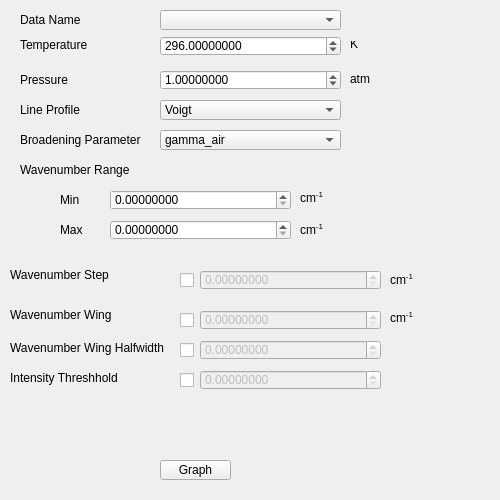
<?xml version="1.0" encoding="UTF-8"?>
<ui version="4.0">
 <class>Form</class>
 <widget class="QWidget" name="Form">
  <property name="geometry">
   <rect>
    <x>0</x>
    <y>0</y>
       <width>500</width>
       <height>500</height>
   </rect>
  </property>
  <property name="windowTitle">
   <string>Absorption Coefficient</string>
  </property>
  <widget class="QPushButton" name="graph_button">
   <property name="geometry">
    <rect>
        <x>160</x>
        <y>460</y>
        <width>71</width>
        <height>20</height>
    </rect>
   </property>
   <property name="text">
    <string>Graph</string>
   </property>
  </widget>
  <widget class="QComboBox" name="data_name">
   <property name="geometry">
    <rect>
        <x>160</x>
        <y>10</y>
     <width>181</width>
        <height>20</height>
    </rect>
   </property>
  </widget>
  <widget class="QLabel" name="label">
   <property name="geometry">
    <rect>
     <x>20</x>
        <y>10</y>
        <width>121</width>
        <height>20</height>
    </rect>
   </property>
   <property name="text">
    <string>Data Name</string>
   </property>
  </widget>
  <widget class="QLabel" name="label_2">
   <property name="geometry">
    <rect>
     <x>20</x>
        <y>35</y>
        <width>121</width>
        <height>20</height>
    </rect>
   </property>
   <property name="text">
    <string>Temperature</string>
   </property>
  </widget>
  <widget class="QDoubleSpinBox" name="temperature">
   <property name="geometry">
    <rect>
        <x>160</x>
        <y>36</y>
     <width>181</width>
        <height>20</height>
    </rect>
   </property>
   <property name="decimals">
    <number>8</number>
   </property>
   <property name="maximum">
    <double>10000000.000000000000000</double>
   </property>
   <property name="value">
    <double>296.000000000000000</double>
   </property>
  </widget>
  <widget class="QLabel" name="label_3">
   <property name="geometry">
    <rect>
     <x>20</x>
        <y>100</y>
        <width>121</width>
        <height>20</height>
    </rect>
   </property>
   <property name="text">
    <string>Line Profile</string>
   </property>
  </widget>
  <widget class="QComboBox" name="graph_type">
   <property name="geometry">
    <rect>
        <x>160</x>
        <y>100</y>
     <width>181</width>
        <height>20</height>
    </rect>
   </property>
   <item>
    <property name="text">
     <string>Voigt</string>
    </property>
   </item>
   <item>
    <property name="text">
     <string>Lorentz</string>
    </property>
   </item>
   <item>
    <property name="text">
     <string>Gauss</string>
    </property>
   </item>
   <item>
    <property name="text">
     <string>SD Voigt</string>
    </property>
   </item>
   <item>
    <property name="text">
     <string>Galatry</string>
    </property>
   </item>
   <item>
    <property name="text">
     <string>HT</string>
    </property>
   </item>
  </widget>
  <widget class="QLabel" name="label_4">
   <property name="geometry">
    <rect>
     <x>20</x>
        <y>160</y>
        <width>121</width>
        <height>20</height>
    </rect>
   </property>
   <property name="text">
    <string>Wavenumber Range</string>
   </property>
  </widget>
  <widget class="QDoubleSpinBox" name="wn_min">
   <property name="geometry">
    <rect>
        <x>110</x>
        <y>190</y>
     <width>181</width>
        <height>20</height>
    </rect>
   </property>
   <property name="decimals">
    <number>8</number>
   </property>
   <property name="maximum">
    <double>1000000000.000000000000000</double>
   </property>
  </widget>
  <widget class="QDoubleSpinBox" name="wn_max">
   <property name="geometry">
    <rect>
        <x>110</x>
        <y>220</y>
     <width>181</width>
        <height>20</height>
    </rect>
   </property>
   <property name="decimals">
    <number>8</number>
   </property>
   <property name="maximum">
    <double>1000000000.000000000000000</double>
   </property>
  </widget>
  <widget class="QLabel" name="label_5">
   <property name="geometry">
    <rect>
        <x>60</x>
        <y>190</y>
     <width>61</width>
        <height>20</height>
    </rect>
   </property>
   <property name="text">
    <string>Min</string>
   </property>
  </widget>
  <widget class="QLabel" name="label_6">
   <property name="geometry">
    <rect>
        <x>60</x>
        <y>220</y>
     <width>61</width>
        <height>20</height>
    </rect>
   </property>
   <property name="text">
    <string>Max</string>
   </property>
  </widget>
  <widget class="QLabel" name="label_7">
   <property name="geometry">
    <rect>
        <x>10</x>
        <y>260</y>
        <width>161</width>
     <height>30</height>
    </rect>
   </property>
   <property name="text">
    <string>Wavenumber Step</string>
   </property>
  </widget>
  <widget class="QDoubleSpinBox" name="wn_step">
   <property name="enabled">
    <bool>false</bool>
   </property>
   <property name="geometry">
    <rect>
        <x>200</x>
        <y>270</y>
     <width>181</width>
        <height>20</height>
    </rect>
   </property>
   <property name="decimals">
    <number>8</number>
   </property>
   <property name="maximum">
    <double>1000000000.000000000000000</double>
   </property>
  </widget>
  <widget class="QLabel" name="label_8">
   <property name="geometry">
    <rect>
        <x>300</x>
        <y>190</y>
        <width>31</width>
        <height>16</height>
    </rect>
   </property>
   <property name="text">
    <string>&lt;html&gt;&lt;head/&gt;&lt;body&gt;&lt;p&gt;cm&lt;sup&gt;-1&lt;/sup&gt;&lt;/p&gt;&lt;/body&gt;&lt;/html&gt;</string>
   </property>
  </widget>
  <widget class="QLabel" name="label_9">
   <property name="geometry">
    <rect>
        <x>300</x>
        <y>220</y>
        <width>31</width>
        <height>20</height>
    </rect>
   </property>
   <property name="text">
    <string>&lt;html&gt;&lt;head/&gt;&lt;body&gt;&lt;p&gt;cm&lt;sup&gt;-1&lt;/sup&gt;&lt;/p&gt;&lt;/body&gt;&lt;/html&gt;</string>
   </property>
  </widget>
  <widget class="QLabel" name="label_10">
   <property name="geometry">
    <rect>
        <x>390</x>
        <y>270</y>
        <width>31</width>
        <height>20</height>
    </rect>
   </property>
   <property name="text">
    <string>&lt;html&gt;&lt;head/&gt;&lt;body&gt;&lt;p&gt;cm&lt;sup&gt;-1&lt;/sup&gt;&lt;/p&gt;&lt;/body&gt;&lt;/html&gt;</string>
   </property>
  </widget>
  <widget class="QLabel" name="label_11">
   <property name="geometry">
    <rect>
     <x>20</x>
        <y>70</y>
        <width>121</width>
        <height>20</height>
    </rect>
   </property>
   <property name="text">
    <string>Pressure</string>
   </property>
  </widget>
  <widget class="QDoubleSpinBox" name="pressure">
   <property name="geometry">
    <rect>
        <x>160</x>
        <y>70</y>
     <width>181</width>
        <height>20</height>
    </rect>
   </property>
   <property name="decimals">
    <number>8</number>
   </property>
   <property name="maximum">
    <double>1000000000.000000000000000</double>
   </property>
   <property name="value">
    <double>1.000000000000000</double>
   </property>
  </widget>
  <widget class="QLabel" name="label_12">
   <property name="geometry">
    <rect>
        <x>10</x>
        <y>300</y>
        <width>161</width>
     <height>30</height>
    </rect>
   </property>
   <property name="text">
    <string>Wavenumber Wing</string>
   </property>
  </widget>
  <widget class="QDoubleSpinBox" name="wn_wing">
   <property name="enabled">
    <bool>false</bool>
   </property>
   <property name="geometry">
    <rect>
        <x>200</x>
        <y>310</y>
     <width>181</width>
        <height>20</height>
    </rect>
   </property>
   <property name="decimals">
    <number>8</number>
   </property>
   <property name="maximum">
    <double>1000000000.000000000000000</double>
   </property>
  </widget>
  <widget class="QLabel" name="label_13">
   <property name="geometry">
    <rect>
        <x>390</x>
        <y>310</y>
        <width>31</width>
        <height>16</height>
    </rect>
   </property>
   <property name="text">
    <string>&lt;html&gt;&lt;head/&gt;&lt;body&gt;&lt;p&gt;cm&lt;sup&gt;-1&lt;/sup&gt;&lt;/p&gt;&lt;/body&gt;&lt;/html&gt;</string>
   </property>
  </widget>
  <widget class="QLabel" name="label_14">
   <property name="geometry">
    <rect>
        <x>350</x>
        <y>41</y>
     <width>21</width>
        <height>20</height>
    </rect>
   </property>
   <property name="text">
    <string>K
</string>
   </property>
  </widget>
  <widget class="QLabel" name="label_15">
   <property name="geometry">
    <rect>
        <x>350</x>
        <y>75</y>
        <width>21</width>
        <height>21</height>
    </rect>
   </property>
   <property name="text">
    <string>atm
</string>
   </property>
  </widget>
  <widget class="QLabel" name="label_16">
   <property name="geometry">
    <rect>
        <x>10</x>
        <y>340</y>
        <width>161</width>
        <height>16</height>
    </rect>
   </property>
   <property name="text">
    <string>Wavenumber Wing Halfwidth</string>
   </property>
  </widget>
  <widget class="QDoubleSpinBox" name="wn_wing_hw">
   <property name="enabled">
    <bool>false</bool>
   </property>
   <property name="geometry">
    <rect>
        <x>200</x>
        <y>340</y>
     <width>181</width>
        <height>20</height>
    </rect>
   </property>
   <property name="decimals">
    <number>8</number>
   </property>
   <property name="maximum">
    <double>1000000000.000000000000000</double>
   </property>
  </widget>
  <widget class="QLabel" name="label_17">
   <property name="geometry">
    <rect>
        <x>10</x>
        <y>370</y>
        <width>161</width>
        <height>16</height>
    </rect>
   </property>
   <property name="text">
    <string>Intensity Threshhold</string>
   </property>
  </widget>
     <widget class="QDoubleSpinBox" name="intensity_threshold">
   <property name="enabled">
    <bool>false</bool>
   </property>
   <property name="geometry">
    <rect>
        <x>200</x>
        <y>370</y>
     <width>181</width>
        <height>20</height>
    </rect>
   </property>
   <property name="decimals">
    <number>8</number>
   </property>
   <property name="maximum">
    <double>1000000000.000000000000000</double>
   </property>
  </widget>
  <widget class="QLabel" name="label_18">
   <property name="geometry">
    <rect>
        <x>20</x>
        <y>130</y>
        <width>141</width>
        <height>20</height>
    </rect>
   </property>
   <property name="text">
    <string>Broadening Parameter</string>
   </property>
  </widget>
  <widget class="QComboBox" name="broadening_parameter">
   <property name="geometry">
    <rect>
        <x>160</x>
        <y>130</y>
     <width>181</width>
        <height>20</height>
    </rect>
   </property>
   <item>
    <property name="text">
     <string>gamma_air</string>
    </property>
   </item>
   <item>
    <property name="text">
     <string>gamma_self</string>
    </property>
   </item>
  </widget>
  <widget class="QCheckBox" name="wn_step_enabled">
   <property name="geometry">
    <rect>
        <x>180</x>
        <y>270</y>
        <width>20</width>
        <height>20</height>
    </rect>
   </property>
      <property name="sizePolicy">
          <sizepolicy hsizetype="Fixed" vsizetype="Fixed">
              <horstretch>0</horstretch>
              <verstretch>0</verstretch>
          </sizepolicy>
      </property>
   <property name="text">
    <string/>
   </property>
      <property name="tristate">
          <bool>false</bool>
      </property>
  </widget>
  <widget class="QCheckBox" name="wn_wing_enabled">
   <property name="geometry">
    <rect>
        <x>180</x>
        <y>310</y>
        <width>20</width>
        <height>20</height>
    </rect>
   </property>
   <property name="text">
    <string/>
   </property>
  </widget>
  <widget class="QCheckBox" name="wn_wing_hw_enabled">
   <property name="geometry">
    <rect>
        <x>180</x>
        <y>340</y>
        <width>20</width>
        <height>20</height>
    </rect>
   </property>
   <property name="text">
    <string/>
   </property>
  </widget>
     <widget class="QCheckBox" name="intensity_threshold_enabled">
   <property name="geometry">
    <rect>
        <x>180</x>
        <y>370</y>
        <width>20</width>
        <height>20</height>
    </rect>
   </property>
   <property name="text">
    <string/>
   </property>
  </widget>
 </widget>
 <resources/>
 <connections/>
</ui>
